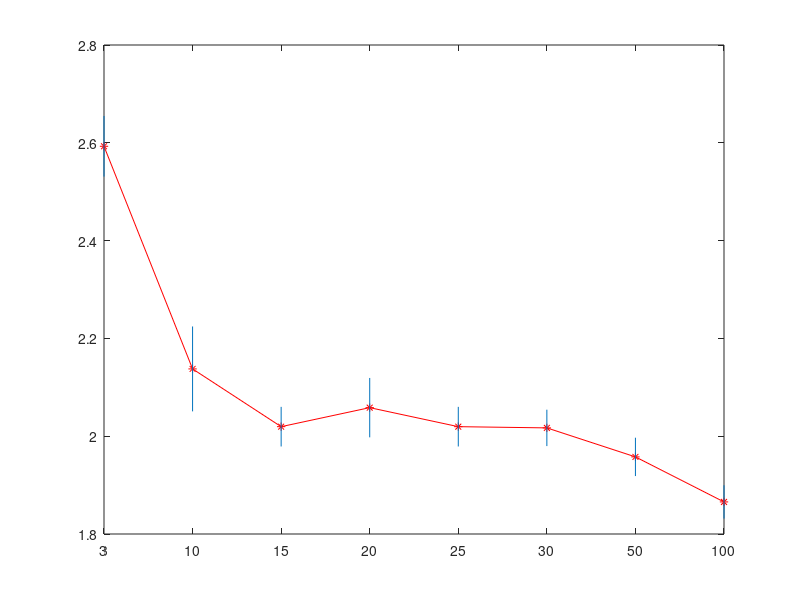
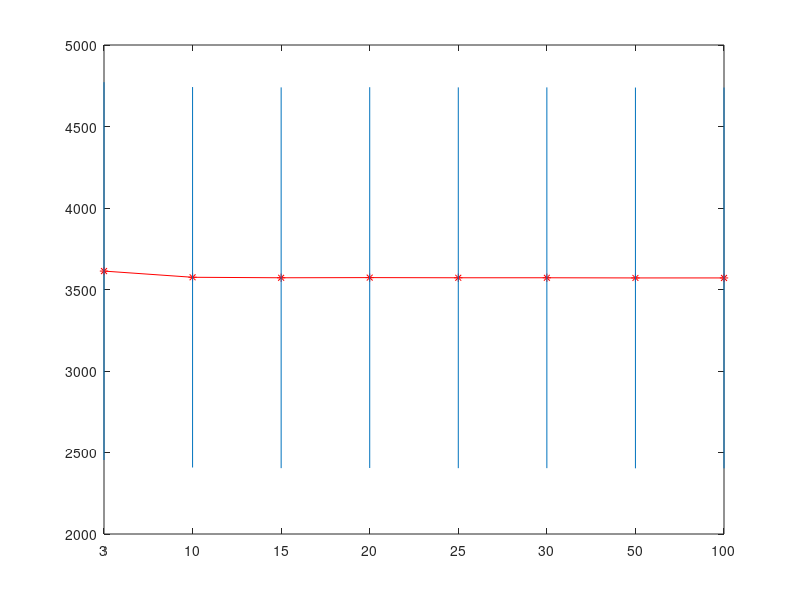

These charts were generated, in order, by the following MATLAB code:

%% 3,10,15,20,25,30,50,100
kmeantest = [3613,  3575,3572, 3573,3572,3572,  3571,3571];
kstdtest = [1159, 1167,    1168,    1168,    1168,    1168,  1168,    1168]

kmeantrain = [ 2.5929,2.1376,2.0195,2.0584,2.0195,2.0170, 1.9577, 1.8656]
kstdtrain=[0.062, 0.0868,    0.0405,    0.0607 ,   0.0405  ,  0.0372 , 0.0392 ,   0.0340]
tick_labels = [ '3  ';'10 ';'15 ';'20 ';'25 ';'30 ';'50 ';'100'];
figure;
plot(kmeantrain,'-*r');
hold on
Ylow = kmeantrain - kstdtrain;
Yhigh = kmeantrain + kstdtrain;
for i=1:8
    line([i,i],[Ylow(i),Yhigh(i)]);
end
set(gca,'XTickLabel',tick_labels)
print -dpdf kmean_train.pdf

figure;
plot(kmeantest,'-*r');
hold on
Ylow = kmeantest - kstdtest;
Yhigh = kmeantest + kstdtest;
for i=1:8
    line([i,i],[Ylow(i),Yhigh(i)]);
end
set(gca,'XTickLabel',tick_labels)
print -dpdf kmeans_test.pdf